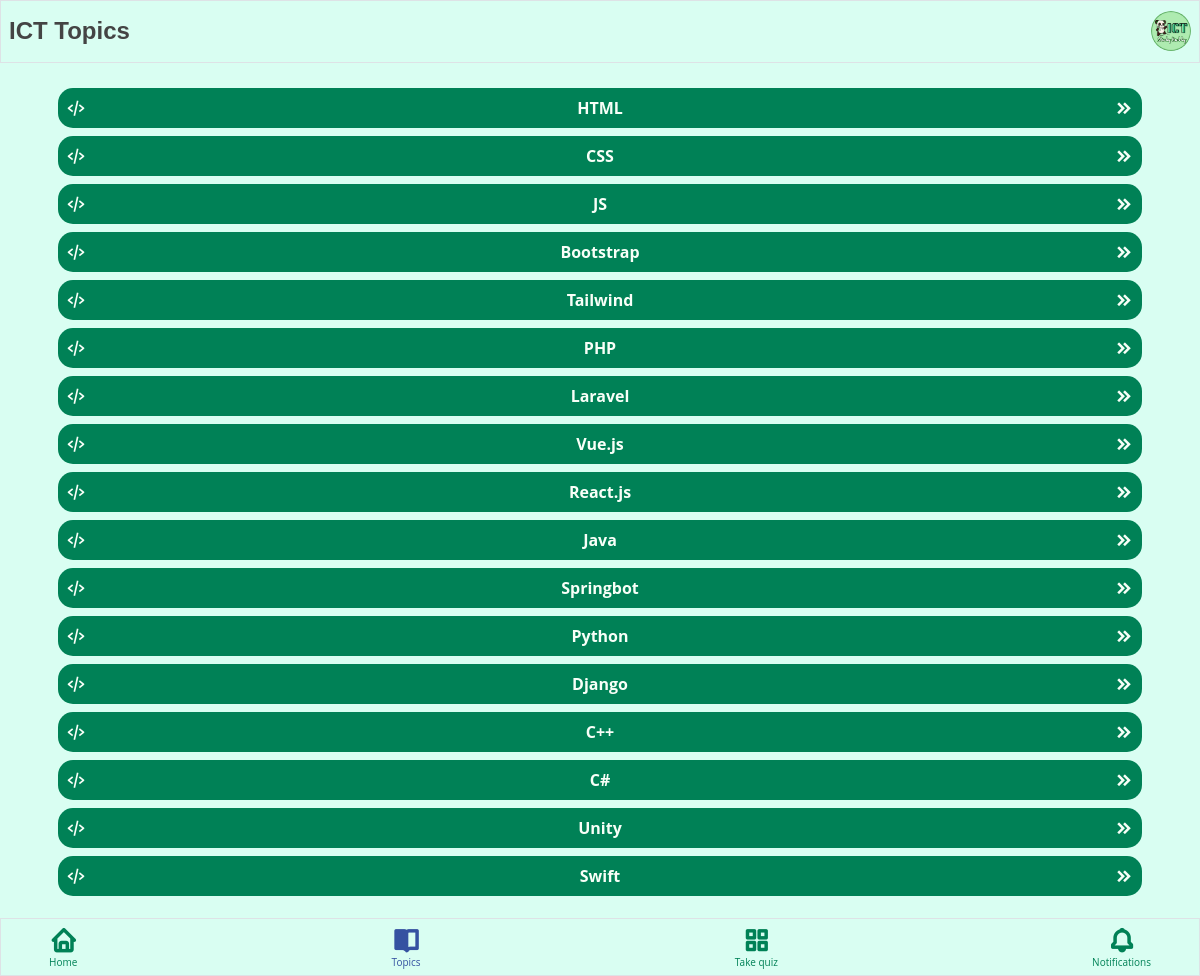
/pages/student/topics.php (signed in), run on the app's committed database.
### tables this page shows
CREATE TABLE IF NOT EXISTS `tbl_topics` (
  `id` int NOT NULL AUTO_INCREMENT,
  `topic_title` varchar(50) NOT NULL,
  `teacher_id` int NOT NULL,
  PRIMARY KEY (`id`),
  KEY `teacher_id` (`teacher_id`)
);

### pages/student/topics.php (the view, shortened to what this page needs)
<?php
include '../../db-connection.php';
if ($_SESSION['username']) {
?>
    <!DOCTYPE html>
    <html lang="en">
    <head>
        <link rel="stylesheet" href="../../bootstrap/css/bootstrap.min.css">
        <link rel="stylesheet" href="../../bootstrap/js/bootstrap.bundle.min.js">
        <link rel="stylesheet" href="../../boxicons/css/boxicons.min.css">
        <link rel="stylesheet" href="../../style.css">
    </head>
    <body>
        <header>
            <div class="d-flex align-items-center justify-content-between top-0 fixed-top p-2 border">
                <h4 class="fw-bolder mt-2">ICT Topics</h4>
                <a href="account.php">
                    <img src="../../img/<?php echo $_SESSION['img_url'] ?>" alt="">
                </a>
            </div>
        </header>
        <main>
            <div class="container topic mt-5 mb-3">
                <div class="card w-100 mt-3 mb-5 p-3">
                    <?php
                    $stmt = $conn->prepare(' SELECT * FROM tbl_topics ');
                    $stmt->execute();
                    $result = $stmt->get_result();
                    while ($rows = $result->fetch_assoc()) {
                        echo '
                    <div class="w-100">
                        <a href="sub-topics.php?id=' . $rows['id'] . '">
                            <button class="btn-a w-100 mt-2 d-flex align-items-center justify-content-between">
                                <i class="bx bx-code-alt fs-5"></i>
                                <span class="fw-bold">' . $rows['topic_title'] . '</span>
                                <i class="bx bxs-chevrons-right fs-5"></i>
                            </button>
                        </a>
                    </div>
                    ';
                    }
                    ?>
                </div>
            </div>
        </main>
        <footer>
            <div class="d-flex align-items-center justify-content-between bottom-0 fixed-bottom px-5 border">
                <a href="home.php" class="d-flex flex-column align-items-center mt-2">
                    <i class="bx bx-home fs-3 fw-bolder"></i>
                    Home
                </a>
                <a href="#" class="d-flex flex-column align-items-center mt-2" style="color: #3552a1;">
                    <i class="bx bxs-book-open fs-3 fw-bolder"></i>
                    Topics
                </a>
                <a href="quiz-code-input.php" class="d-flex flex-column align-items-center mt-2">
                    <i class="bx bx-grid-alt fs-3 fw-bolder"></i>
                    Take quiz
                </a>
                <a href="notifications.php" class="d-flex flex-column align-items-center mt-2">
                    <i class="bx bx-bell fs-3 fw-bolder"></i>
                    <span>Notifications
                    </span>
                </a>
            </div>
        </footer>
    </body>
    </html>
<?php
} else {
    header('Location ../../index.php');
    exit();
}
?>

### style.css (style rules this page uses)
:root { --main-color: #d9fef2; --primary-color: #004c33; --secondary-color: #008156; --tertiary-color: #3552a1; --white-color: #f8fff8; --gray-color: #747272; --red-color: #c00000; }
body { font-family: "Open Sans", sans-serif; background: var(--main-color); color: #444444; }
header div { background-color: var(--main-color); }
header a img { border: none; border-radius: 50% !important; max-width: 40px; }
img { border-radius: 10px; }
a { color: var(--secondary-color); text-decoration: none; }
h1, h2, h3, h4, h5, h6 { font-family: "Nunito", sans-serif; }
.topic { display: flex; align-items: stretch; flex-direction: column; justify-content: center; margin-top: 50px; margin-bottom: 80px; }
.topic .card { border: none !important; border-radius: 10px; background-color: transparent !important; }
.btn-a { border: 0; border-radius: 15px; padding: 8px; background-color: var(--secondary-color); color: var(--white-color); text-align: center; font-weight: bold; font-size: 16px; }
footer div { background-color: var(--main-color); }
footer div a { font-size: 10px; margin-top: 2px; margin-bottom: 5px; }

### data on the page
tbl_topics: topic_title "HTML"
tbl_topics: topic_title "CSS"
tbl_topics: topic_title "JS"
tbl_topics: topic_title "Bootstrap"
tbl_topics: topic_title "Tailwind"
tbl_topics: topic_title "PHP"
tbl_topics: topic_title "Laravel"
tbl_topics: topic_title "Vue.js"
tbl_topics: topic_title "React.js"
tbl_topics: topic_title "Java"
tbl_topics: topic_title "Springbot"
tbl_topics: topic_title "Python"
tbl_topics: topic_title "Django"
tbl_topics: topic_title "C++"
tbl_topics: topic_title "C#"
tbl_topics: topic_title "Unity"
tbl_topics: topic_title "Swift"
